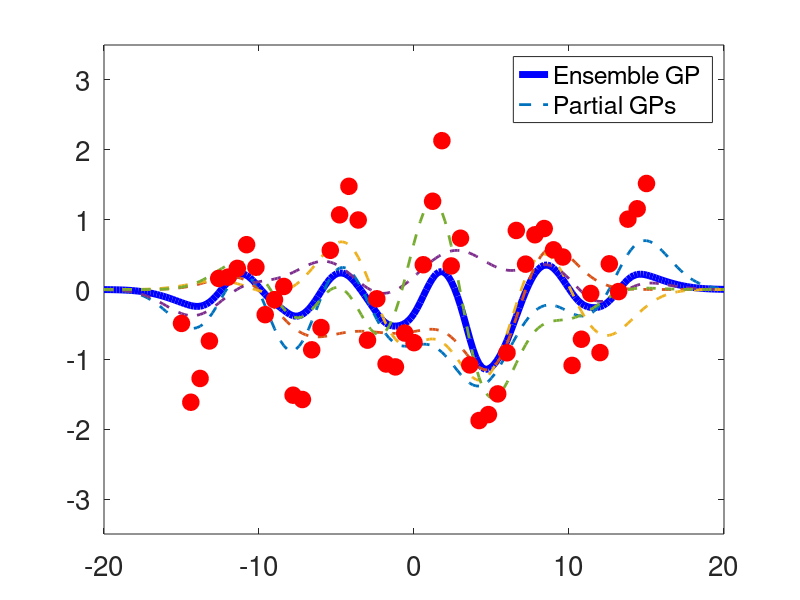
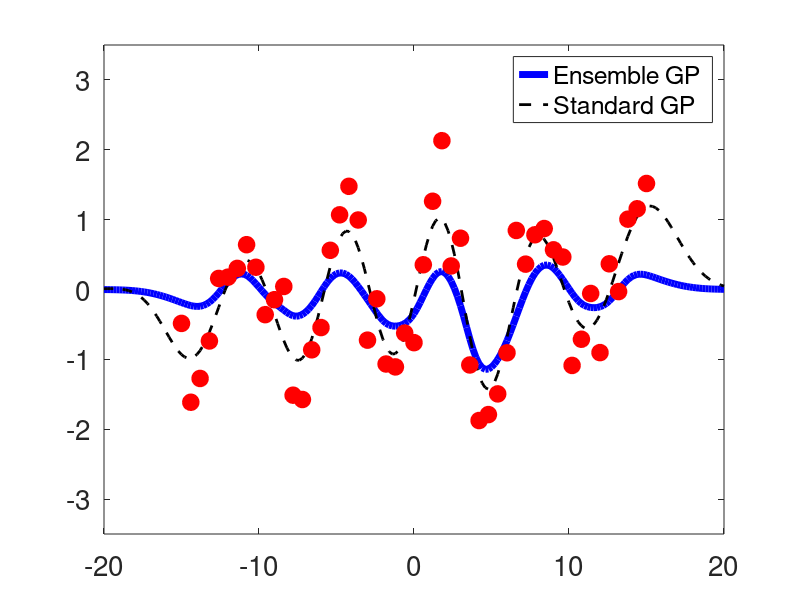

Write the MATLAB code that produced these figures, in order.
% Example of EGPR
clear, clc
% GENERATING DATA
sig_e = 0.6; % std of the noise
X = -15:0.6:15; N = length(X); Y = sin(X) + sig_e * randn(1,N);
% kernel function
delta = 2; k = @(z1,z2) exp(-(z1-z2).^2/(2*delta^2));
% Inputs test
x_pr = -20:0.2:20;
% Complete GPR
% Kernel matrix
z1 = meshgrid(X); K = k(z1,z1');
Lambda = (K + sig_e^2 * eye(N));
% Posterior mean and variance of the complete GP
f_mean = zeros(1,length(x_pr)); sig_post = f_mean;
for i = 1:length(x_pr)
    kx = k(x_pr(i),X);
    f_mean(i) = kx / Lambda * Y'; % posterior mean
    sig_post(i) = k(x_pr(i),x_pr(i)) -  kx / Lambda * kx'; % posterior var.
end
% Partial GPs
R = 5; % number of partial GPs
Nr = fix(N/5); % number of data per GP (other choices are possible)
fr = zeros(R,length(x_pr)); sr = fr;
for r = 1:R
    pos = randperm(N,Nr); % random pick
    Xr = X(pos); Yr = Y(pos);
    zr = meshgrid(Xr); Kr = k(zr,zr');
    Lambda_r = (Kr + sig_e^2 * eye(Nr)); % for the partial GPs
    % posterior mean and variance for the partial GPs
    for i = 1:length(x_pr)
        kx_r = k(x_pr(i),Xr);
        fr(r,i) = kx_r / Lambda_r * Yr'; % partial posterior mean
        sr(r,i) = k(x_pr(i),x_pr(i)) - kx_r / Lambda_r * kx_r'; % p.p. var.
    end
end
% Ensemble GP solution
Prec = 1./sr; % precision
Den = sum(1./sr); Wn_prec = Prec./repmat(Den,R,1); % normalized weights
f_EGP = sum(Wn_prec.*fr); sig_ESP = mean(Wn_prec);
% Represent
figure(1), clf, plot(x_pr,f_EGP,'b','LineWidth',5), hold on
	plot(x_pr,fr,'--','LineWidth',2)
	plot(X,Y,'ro','MarkerFaceColor','r','MarkerSize',12)
axis([-20 20 -3.5 3.5]), set(gca,'Fontsize',20)
legend('Ensemble GP','Partial GPs'); box on
figure(2), clf, plot(x_pr,f_EGP,'b','LineWidth',5), hold on
    plot(x_pr,f_mean,'k--','LineWidth',2)
    plot(X,Y,'ro','MarkerFaceColor','r','MarkerSize',12)
axis([-20 20 -3.5 3.5]), set(gca,'Fontsize',20)
legend('Ensemble GP','Standard GP'); box on